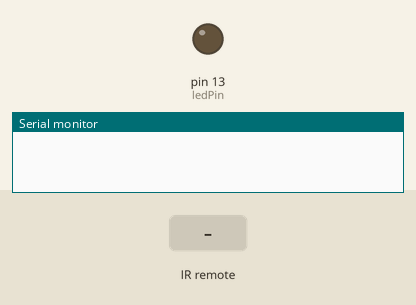
The sketch below on a simulated Arduino Uno, built with avr-gcc and run on an emulated ATmega328P. Shown: output pins drawn as LEDs (lit = HIGH), the last lines printed to the serial monitor. The test bench sets the inputs (shaded band).

Above: at 1.2 s.
1.3 s: infrared code 0x371A3C86 received
At 2.5 s:
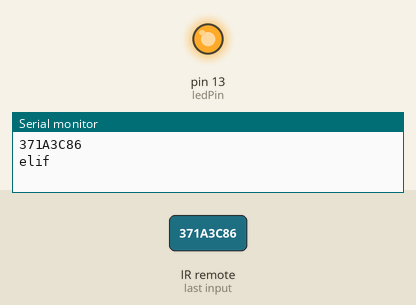
2.8 s: infrared code 0xA32AB931 received
At 3.8 s:
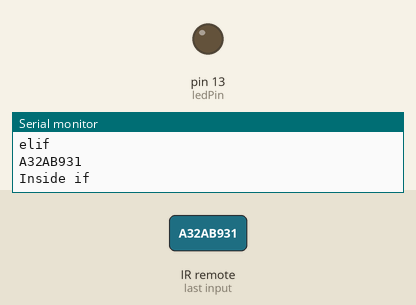
Timing chart, 0 to 5.8 s (numbered marks = the images above; inputs shaded):
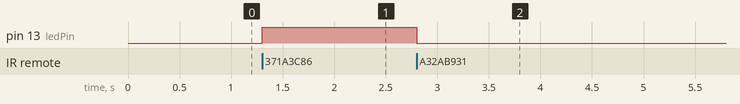

Measured:
- after the input at 1.3 s, pin 13 (ledPin): LOW → HIGH at once
- after the input at 2.8 s, pin 13 (ledPin): HIGH → LOW at once

The sketch:

LED-On-Off-Remote.ino
```cpp
#include "IRremote.h"

int RECV_PIN = 11;
int ledPin = 13;

IRrecv irrecv(RECV_PIN);

decode_results results;

void setup()
{
 pinMode(RECV_PIN, INPUT);
 pinMode(ledPin,OUTPUT);
  Serial.begin(9600);
  irrecv.enableIRIn(); // Start the receiver
}

void loop() {
if (irrecv.decode(&results)) {
Serial.println(results.value, HEX);

if (results.value == 0xA32AB931){

  digitalWrite(ledPin,LOW);
  Serial.println("Inside if");

}

else if (results.value == 0x371A3C86) {

  digitalWrite(ledPin,HIGH);
  Serial.println("elif");

}

irrecv.resume(); // Receive the next value
}
}
```
